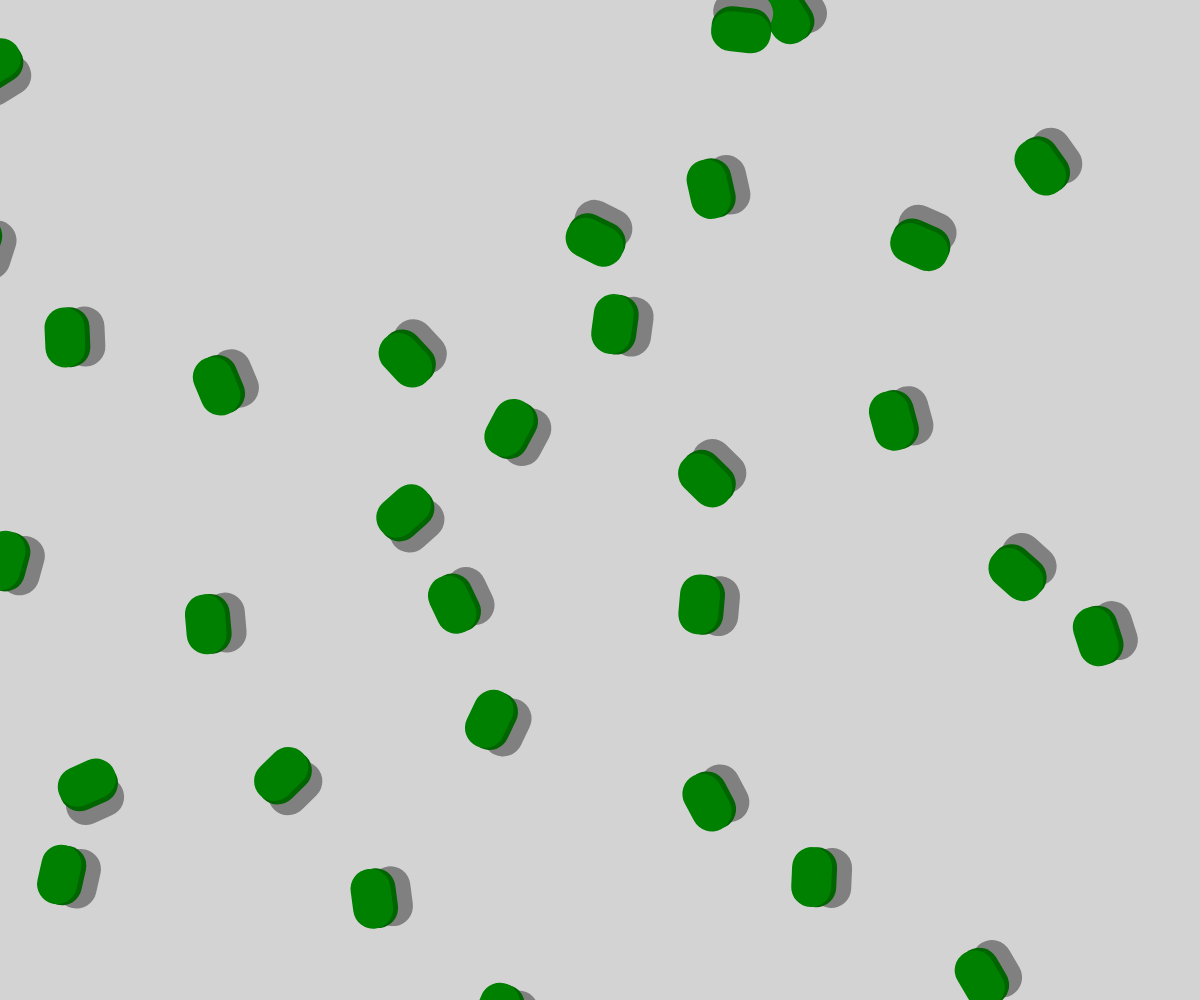
Frame 1 (no input)
Frame 60 (no input): identical to frame 1, image omitted
Frame 120 (the mouse pressed at the canvas centre since frame 60): identical to frame 1, image omitted

The p5.js sketch that drew this single still picture (run headless with seeded random() and noise() and a simulated clock; from frame 60 on, the mouse is pressed at the canvas centre):

// p5.js sketch
// ── sketch.js
let ypos = 10;
let ystep = 100;
let xpos = 30;
let xstep = 100;


function setup() {
  createCanvas(windowWidth, windowHeight);
}

function draw() {
  background("lightgrey");
  
  for (let j = 0; j < 25; j++) {
    for (let i = 0; i < 12; i++) {
      noStroke();
      rotate(45);
      fill("grey");
        rect(xpos+20+(xstep*i), ypos+(ystep*j), 40, 60, 20);
      fill("darkgreen");
        rect(xpos+5+(xstep*i), ypos+(ystep*j), 40, 60, 20);
      fill("green");
        rect(xpos+(xstep*i), ypos+(ystep*j), 40, 60, 20);
    }
  }
}
